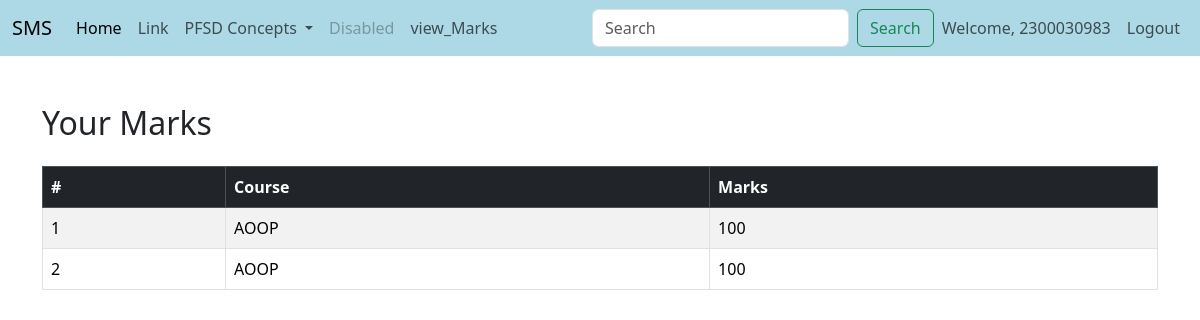
The page /studentapp/view_marks/ (signed in) on the database its author committed.
### facultyapp/models.py (models this page shows, shortened)
class Marks(models.Model):
    COURSE_CHOICES=[
        ('AOOP', 'ADVANCED OBJECT ORIENTED PROGRAMMING'),
        ('PFSD' , 'PYTHON FULL STACK DEVELOPMENT'),
    ]
    student = models.ForeignKey(StudentList, on_delete =models.CASCADE)
    course=models.CharField(max_length=50,choices=COURSE_CHOICES)
    marks =models.IntegerField()

### studentapp/views.py (the view)
# urls.py: path('view_marks/', views.view_marks, name='view_marks'),
def view_marks(request):
    user = request.user
    try:
        student_user=User.objects.get(username=user.username)
        student = StudentList.objects.get(Register_Number=student_user)
        marks=Marks.objects.filter(student=student)
        return render(request,'studentapp/view_marks.html', {'marks': marks})
    except (StudentList.DoesNotExist, User.DoesNotExist):
        return render(request,'studentapp/no_studentlist.html',{'error': 'No student record found for this user.'})

### templates/studentapp/view_marks.html (shortened to what this page needs)
{% extends 'Navbar/StudentNavbar.html' %}
{% load static %}
{% block body %}
<div class="container mt-5">
    {% if marks %}
        <h2 class="mb-4">Your Marks</h2>
        <div class="table-responsive">
            <table class="table table-bordered table-striped">
                <thead class="table-dark">
                    <tr>
                        <th>#</th>
                        <th>Course</th>
                        <th>Marks</th>
                    </tr>
                </thead>
                <tbody>
                    {% for mark in marks %}
                    <tr>
                        <td>{{ forloop.counter }}</td>
                        <td>{{ mark.course }}</td>
                        <td>{{ mark.marks }}</td>
                    </tr>
                    {% endfor %}
                </tbody>
            </table>
        </div>
    {% else %}
        <h2 class="text-danger">No marks available</h2>
    {% endif %}
</div>
{% endblock %}

### templates/Navbar/StudentNavbar.html (shortened to what this page needs)
<!DOCTYPE html>
<html lang="en">
<head>
    <link href="https://cdn.jsdelivr.net/npm/bootstrap@5.3.3/dist/css/bootstrap.min.css" rel="stylesheet">
</head>
<body>
<nav class="navbar navbar-expand-lg " style = "background-color: lightblue">
  <div class="container-fluid">
    <a class="navbar-brand" href="{% url 'projecthomepage' %}">SMS</a>
    <div class="collapse navbar-collapse" id="navbarSupportedContent">
      <ul class="navbar-nav me-auto mb-2 mb-lg-0">
        <li class="nav-item">
          <a class="nav-link active" aria-current="page" href="#">Home</a>
        </li>
        <li class="nav-item">
          <a class="nav-link" href="#">Link</a>
        </li>
        <li class="nav-item dropdown">
          <a class="nav-link dropdown-toggle" href="#" role="button" data-bs-toggle="dropdown" aria-expanded="false">
            PFSD Concepts
          </a>
        </li>
        <li class="nav-item">
          <a class="nav-link disabled" aria-disabled="true">Disabled</a>
        </li>
          <li class="nav-item">
          <a class="nav-link" href="{% url 'view_marks' %}">view_Marks</a>
        </li>
      </ul>
      <form class="d-flex" role="search">
        <input class="form-control me-2" type="search" placeholder="Search" aria-label="Search">
        <button class="btn btn-outline-success" type="submit">Search</button>
      </form>
    </div>
    <ul  class="navbar-nav ms-auto">
<li>
        {% if user.is_authenticated %}
        <li class="nav-item">
        <span class="nav-link">Welcome, {{ user.username }}</span>
    </li>
          <li class="nav-item">
          <a class="nav-link" href="{% url 'logout' %}">Logout</a>
          </li>
        {% endif %}
 </li>
      </ul>
  </div>
</nav>
{% block body %}
{% endblock %}
</body>
</html>

### rows shown on the page
Marks: course "AOOP", marks "100"
Marks: course "AOOP", marks "100"

### other values the page prints
{{ user.username }} "2300030983"
